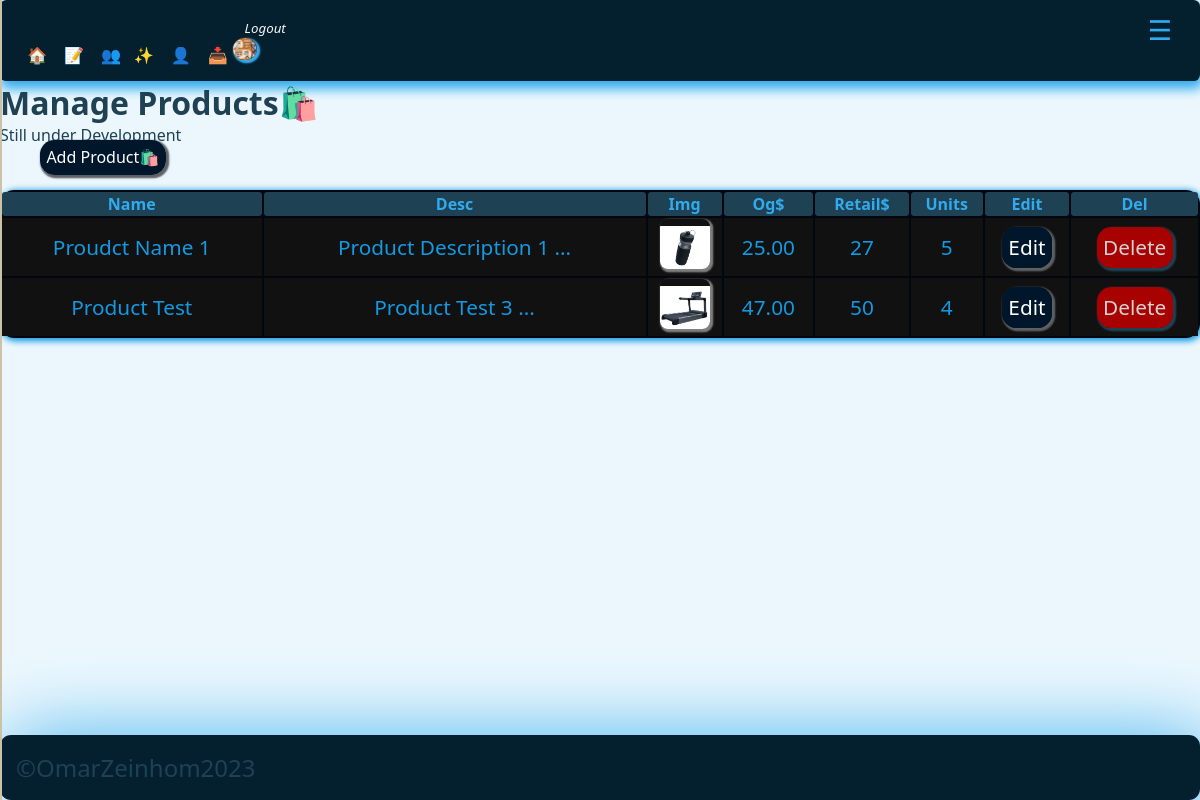
The app's page /adminpanel/manage_products.php (signed in) with its own data.
### tables this page shows
CREATE TABLE `users` (
  `id` int(11) UNSIGNED NOT NULL,
  `firstname` varchar(50) NOT NULL,
  `lastname` varchar(50) NOT NULL,
  `username` varchar(50) NOT NULL,
  `email` varchar(100) NOT NULL,
  `password` varchar(255) NOT NULL,
  `avatar` varchar(255) NOT NULL,
  `is_admin` tinyint(1) NOT NULL
);

CREATE TABLE `products` (
  `id` int(11) NOT NULL,
  `name` varchar(50) NOT NULL,
  `description` text NOT NULL,
  `price` decimal(7, 2) NOT NULL,
  `retailprice` int(7) NOT NULL,
  `quantity` int(11) NOT NULL,
  `img` varchar(255) NOT NULL,
  `date_added` timestamp NOT NULL DEFAULT current_timestamp()
);

### adminpanel/manage_products.php (the view, shortened to what this page needs)
<?php
$page__title = 'Manage Products🛍️ ';
include('./partials/sidenav/sidenav.php');
$query = "SELECT * FROM products";
$products = mysqli_query($connect__db, $query);
?>
<h1><?php echo $page__title; ?></h1>
<note>
    Still under Development
</note>
<br />
<ul class=''>
    <li class='app__sidenav-item'><a class="app__link-btn" href="<?= ADMIN_URL ?>add_product.php">Add
            Product🛍️ </a></li>
</ul>
<br />
<table class="app__table" style="overflow: x-auto; margin: auto; max-width: 1700px; width:100%; height:100%;">
    <thead class="app__thead">
        <tr clas="app__tr">
            <th class="app_th">Name</th>
            <th class="app_th">Desc</th>
            <th class="app_th">Img</th>
            <th class="app_th">Og$</th>
            <th class="app_th">Retail$</th>
            <th class="app_th">Units</th>
            <th class="app_th">Edit</th>
            <th class="app_th">Del</th>
        </tr>
    </thead>
    <tbody class="app__tbody">
        <?php while ($single_product = mysqli_fetch_assoc($products)) : ?>
        <tr clas="app__tr">
            <td class="app__td" id="postsTitle"><?= $single_product['name']; ?></td>
            <td class="app__td" id="postsBody"> <?= substr($single_product['description'], 0, 50)  . " ..."; ?></td>
            <td class="app__td" id="postsThumbnail"> <img src="<?= ROOT_URL . 'images/' . $single_product['img'] ?>"
                    style="padding-top: 0.4rem;border-radius: 15%; object-fit:cover; box-shadow: 0.1rem 0.1rem 0.1rem 0.1rem gray;"
                    class="app__thumbnail-avatar" width="50px" height="50px" alt="<?= $single_product['name']; ?>" />
            </td>
            <td class="app__td"><?= $single_product['price']; ?></td>
            <td class="app__td"><?= $single_product['retailprice']; ?></td>
            <td class="app__td"><?= $single_product['quantity']; ?></td>
            <td class="app__td"><a href="<?= ADMIN_URL ?>edit_product.php?id=<?= $single_product['id'] ?? null; ?>"
                    class="app__link-btn">Edit</a></td>
            <td class="app__td"><a href="<?= ADMIN_URL ?>delete_product.php?id=<?= $single_product['id'] ?? null; ?>"
                    class="app__alert-btn-sm">Delete</a></td>
        </tr>
        <?php endwhile; ?>
    </tbody>
</table>
<?php
include('./partials/footer/footer.php');
?>

### adminpanel/partials/nav/nav.php (shortened to what this page needs)
<?php
include('./partials/header/header.php');
if (isset($_SESSION['user-id'])) {
    $id = filter_var($_SESSION['user-id'], FILTER_SANITIZE_NUMBER_INT);
    $query = "SELECT avatar from users WHERE id=$id";
    $result = mysqli_query($connect__db, $query);
    $avatar = mysqli_fetch_assoc($result);
}
?>
<div class="app__sidenav-closed">
    <li class='app__sidenav-item'><a href="<?= ADMIN_URL ?>dashboard.php" class="app__sidenav-itemLink"> 🏠</a></li>
    <li class='app__sidenav-item'><a href="<?= ADMIN_URL ?>manage_posts.php" class="app__sidenav-itemLink">📝</a>
    </li>
    <?php
    if (isset($_SESSION['user_is_admin'])) : ?>
    <li class='app__sidenav-item'><a href="<?= ADMIN_URL ?>manage_users.php" class="app__sidenav-itemLink">👥</a>
    <li class='app__sidenav-item'><a href="<?= ADMIN_URL  ?>manage_categories.php" class="app__sidenav-itemLink">✨</a>
    </li>
    <li class='app__sidenav-item'><a href="<?= ADMIN_URL  ?>manage_abouts.php" class="app__sidenav-itemLink"> 👤</a>
    </li>
    <li class='app__sidenav-item'><a href="<?= ADMIN_URL  ?>manage_downloads.php" class="app__sidenav-itemLink">📥</a>
    </li>
    <?php endif; ?>
    <?php if (isset($_SESSION['user-id'])) : ?>
    <li class='app__sidenav-item'>
        <a href="<?= ROOT_URL ?>logout.php" class="app__sidenav-itemLink"><small>
                <i> Logout</i>
            </small>
            <img alt="avatar" class="app__admin__nav-avatar" loading="lazy"
                src="<?= ROOT_URL . 'images/' . $avatar['avatar'] ?>" />
        </a>
    </li>
    <?php else : ?>
    <li class='app__sidenav-item'><a href="<?= ROOT_URL ?>login.php" class="app__sidenav-itemLink">🚪</a>
    </li>
    <?php endif; ?>
</div>

### global/styles/css/adminstyles.css (style rules this page uses)
.app__admin__nav-avatar { border-radius: 90%; max-width: 1.5rem; max-height: 1.4rem; width: 100%; height: 100%; -o-object-fit: cover; object-fit: cover; background-color: black; box-shadow: 0.1rem 0.1rem 0.1rem 0.1rem var(--color-primary); }
.app__sidenav-closed { top: 0; background-color: var(--color-blackpearl); padding: 1rem 1rem 1rem 1rem; box-shadow: 0.1rem 0.4rem 0.7rem 0.1rem var(--color-primary); width: 100%; max-width: 100%; border-radius: 0.4rem; height: 100%; }
.app__sidenav-item { display: inline-block; }
.app__sidenav-itemLink { text-decoration: none; transition: 0.3s all ease-in-out; color: whitesmoke; padding: 0.1rem 0.1rem 0.3rem 0.7rem; transition: 0.3s ease-in-out; }
* { box-sizing: border-box; }
.app__table { background-color: var(--color-dark-pearl); text-align: center; box-shadow: 0.1rem 0.1rem 0.4rem 0.1rem var(--color-cerulean); border-radius: 0.9rem; width: 100%; height: 100%; font-size: 1.7rem; max-width: 100vw; max-height: 100vh; }
.app_th { background-color: var(--color-primary-dark); border-radius: 0.2rem; font-size: 1rem; color: var(--color-primary); }
.app__tbody { background-color: var(--color-darkest-gray); color: var(--color-cerulean); padding: 1rem 1rem 1rem 1rem; }
.app__td { font-size: 1.3rem; }
.app__link-btn { text-decoration: none; color: var(--color-white); transition: 0.3s ease-in all; box-shadow: 0.1rem 0.1rem 0.1rem 0.1rem var(--color-dark-gray); border-radius: 0.9rem; padding: 0.4rem 0.4rem 0.4rem 0.4rem; background-color: var(--color-dark-navyblue); }
.app__alert-btn-sm { text-decoration: none; color: var(--color-lightest-gray); background-color: var(--color-red); transition: 0.3s ease-in all; box-shadow: 0.1rem 0.1rem 0.1rem 0.1rem var(--color-primary-dark); border-radius: 0.9rem; padding: 0.4rem 0.4rem 0.4rem 0.4rem; }
.app__thumbnail-avatar { max-width: 50px; max-height: 50px; width: 100%; height: 100%; padding-top: 0.4rem; border-radius: 15%; -o-object-fit: cover; object-fit: cover; box-shadow: 0.1rem 0.1rem 0.1rem 0.1rem gray; }
:root { --color-primary: #31abed; --color-alternative: #08405e; --color-primary-dark: #1e4154; --color-bgprimary: #053d57; --color-bgwhitefoam: #ecf7fd; --color-blackpearl: #04202f; --color-tiber: #052638; --color-tarawera: #08405e; --color-greenblue: #0e6da0; --color-cerulean: #1499e1; --color-pictonblue: #31abed; --color-malibu: #72c6f3; --color-sail: #b4e0f8; --color-selago: #f6fbfe; --color-black: black; --color-medium-gray: #7d8184; --color-dark-gray: #5e6164; --color-darkest-gray: #111111; --color-light-gray: #a9a9a9; --color-lightest-gray: #d3d3d3; --color-dark-pearl: #00070e; --color-dark-navyblue: #00162a; --color-white: #ffffff; --color-red: #a80101; --color-dark-red: #700000; --transition-slow: all 3s ease-in-out; --transition-medium: all 1.5s ease-in-out; --transition-fast: all 0.3s ease-in-out; }
* { margin: auto; }
html { height: 100%; width: 100%; }
body { background-color: var(--color-bgwhitefoam); color: var(--color-primary-dark); font-family: system-ui, -apple-system, BlinkMacSystemFont, "Segoe UI", Roboto, Oxygen, Ubuntu, Cantarell, "Open Sans", "Helvetica Neue", sans-serif; width: 100%; }
a { color: #ffffff; }

### records on screen
users: avatar (picture)
products: name "Proudct Name 1", description "Product Description 1", img (picture), price "25.00", retailprice "27", quantity "5"
products: name "Product Test", description "Product Test 3", img (picture), price "47.00", retailprice "50", quantity "4"

### other values on screen
$page__title "Manage Products🛍️"
